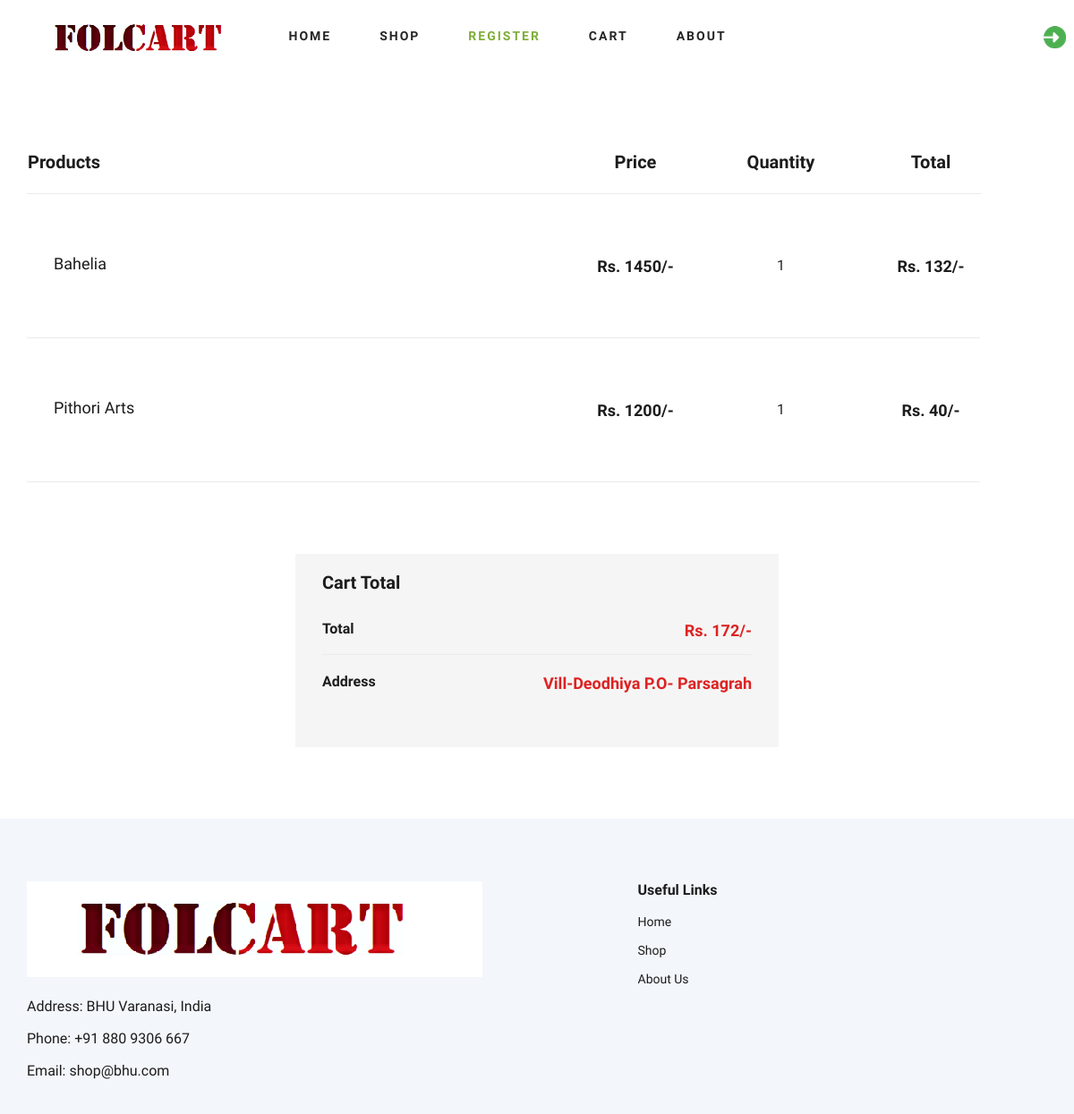
/account/52/, run on the app's committed database.
### website/models.py (models this page shows, shortened)
class ShoppingCart(models.Model):
	productid = models.ForeignKey(Product, on_delete = models.CASCADE, null = True, blank = True)
	quantity = models.IntegerField(default = 1)
	totalAmount = models.CharField(max_length = 20, null = True, blank = True)
	sessionid = models.ForeignKey(SessionMaster, on_delete = models.CASCADE, null = True, blank = True)
	ordermasterid = models.ForeignKey(OrderMaster, on_delete = models.CASCADE, null = True, blank = True)

class Product(models.Model):
	name = models.CharField(max_length=100, null= True, blank = True)
	categories = models.ForeignKey(Categories, on_delete = models.CASCADE, null = True, blank = True)
	mrp = models.CharField(max_length=10, null= True, blank = True)
	ship = models.ForeignKey(ShipTime, on_delete = models.CASCADE, null = True, blank = True)
	imageurl = models.URLField(null = True, blank = True)

class OrderMaster(models.Model):
	userid = models.ForeignKey(MyUser, on_delete = models.CASCADE, null = True, blank =True)
	ordertimedate = models.DateTimeField(auto_now_add = True)
	order_status = models.BooleanField(default = True)
	cartTotal = models.CharField(max_length = 20, null = True, blank = True)
	payment_id= models.CharField(max_length=100, null=True)

class MyUser(models.Model):
	user = models.OneToOneField(User, on_delete = models.CASCADE, null = True, blank = True)
	mobile = models.CharField(max_length=10, null = True, blank = True)
	address = models.CharField(max_length=500, null = True, blank = True)
	account_type = models.CharField(max_length = 100, null = True, blank = True)

### website/views.py (the view)
# urls.py: re_path('account/(?P<id>[\\w-]+)/$',views.whatiOrdered,name='whatordered'),
def whatiOrdered(request,id):
	orderedas = OrderMaster.objects.get(id=id)
	shoppedas = ShoppingCart.objects.filter(ordermasterid = orderedas)
	return render(request,'orderedbyme.html',{'orderedas':orderedas,'shoppedas':shoppedas})

### templates/orderedbyme.html (shortened to what this page needs)
<!DOCTYPE html>
<html lang="zxx">
<head>
    <link rel="stylesheet" href="/static/css/bootstrap.min.css" type="text/css">
    <link rel="stylesheet" href="/static/css/font-awesome.min.css" type="text/css">
    <link rel="stylesheet" href="/static/css/elegant-icons.css" type="text/css">
    <link rel="stylesheet" href="/static/css/nice-select.css" type="text/css">
    <link rel="stylesheet" href="/static/css/jquery-ui.min.css" type="text/css">
    <link rel="stylesheet" href="/static/css/owl.carousel.min.css" type="text/css">
    <link rel="stylesheet" href="/static/css/slicknav.min.css" type="text/css">
    <link rel="stylesheet" href="/static/css/style.css" type="text/css">
</head>
<body>
    <header class="header">
        <div class="container">
            <div class="row">
                <div class="col-lg-3">
                    <div class="header__logo">
                        <a href="/home"><img src="/static/img/logo.png" alt=""></a>
                    </div>
                </div>
                <div class="col-lg-9">
                    <nav class="header__menu">
                        <ul>
                            <li><a href="/home">Home</a></li>
                            <li><a href="/products">Shop</a></li>
                            <li class="active">
                                {% if user.is_authenticated %}
                                    <a href="/account/">Account</a>
                                {% else %}
                                    <a href="/register">Register</a>
                                {% endif %}
                            </li>
                            <li><a href="/shoppingcart">Cart</a></li>
                            <li><a href="/about">About</a></li>
                            <li style="left: 300px">
                                {% if user.is_authenticated %}
                                    <a href="/logout"><img src="/static/img/logout-01.png" alt="IMG-LOGOUT"></a>
                                {% else %}
                                    <a href="/login"><img src="/static/img/login-01.png" alt="IMG-LOGIN"></a>
                                {% endif %}
                            </li>
                        </ul>
                    </nav>
                </div>
            </div>
        </div>
    </header>
	<section class="shoping-cart spad">
        <div class="container">
            <div class="row">
                <form method="post" action="">{% csrf_token %}
                <div class="col-lg-12">
                    <div class="shoping__cart__table">
                        <table>
                            <thead>
                                <tr>
                                    <th class="shoping__product">Products</th>
                                    <th>Price</th>
                                    <th>Quantity</th>
                                    <th>Total</th>
                                    <th></th>
                                </tr>
                            </thead>
								{% for prod in shoppedas %}
							<tbody>
                                <tr>
									<td class="shoping__cart__item">
                                        <h5>{{prod.productid.name}}</h5>
                                    </td>
									<td class="shoping__cart__price">
                                        Rs. {{prod.productid.mrp}}/-
                                    </td>
                                    <td class="shoping__cart__quantity">
                                        {{prod.quantity}}
                                    </td>
                                    <td class="shoping__cart__total">
                                        Rs. {{prod.totalAmount}}/-
                                    </td>
                                </tr>
                            </tbody>
                                {% endfor %}
                        </table>
					</div>
				</div>
				</form>
			</div>
			<div class="col-lg-12" style="padding-left: 300px; padding-right: 300px;">
					<div class="shoping__checkout">
                        <h5>Cart Total</h5>
                        <ul>
                            <li>Total <span>Rs. {{orderedas.cartTotal}}/-</span></li>
                            <li>Address<span>{{orderedas.userid.address}}
                            </span></li>
                        </ul>
                    </div>
            </div>
		</div>
	</section>
    <footer class="footer spad">
        <div class="container">
            <div class="row">
                <div class="col-lg-6 col-md-6 col-sm-6">
                    <div class="footer__about">
                        <div class="footer__about__logo">
                            <a href="/home"><img src="/static/img/logo.png" alt=""></a>
                        </div>
                        <ul>
                            <li>Address: BHU Varanasi, India</li>
                            <li>Phone: +91 880 9306 667</li>
                            <li>Email: shop@bhu.com</li>
                        </ul>
                    </div>
                </div>
                <div class="col-lg-4 col-md-6 col-sm-6 offset-lg-1">
                    <div class="footer__widget">
                        <h6>Useful Links</h6>
                        <ul>
                            <li><a href="/home">Home</a></li>
                            <li><a href="/products">Shop</a></li>
                            <li><a href="/about">About Us</a></li>
                        </ul>
                    </div>
                </div>
            </div>
        </div>
    </footer>
</body>
</html>

### static/css/style.css (style rules this page uses)
html, body { height: 100%; font-family: "Cairo", sans-serif; -webkit-font-smoothing: antialiased; font-smoothing: antialiased; }
h1, h2, h3, h4, h5, h6 { margin: 0; color: #111111; font-weight: 400; font-family: "Cairo", sans-serif; }
h5 { font-size: 18px; }
h6 { font-size: 16px; }
img { max-width: 100%; }
ul, ol { padding: 0; margin: 0; }
.spad { padding-top: 100px; padding-bottom: 100px; }
.header__logo { padding: 15px 0; }
.header__logo a { display: inline-block; }
.header__menu { padding: 24px 0; }
.header__menu ul li { list-style: none; display: inline-block; margin-right: 50px; position: relative; }
.header__menu ul li.active a { color: #7fad39; }
.header__menu ul li:last-child { margin-right: 0; }
.header__menu ul li a { font-size: 14px; color: #252525; text-transform: uppercase; font-weight: 700; letter-spacing: 2px; -webkit-transition: all, 0.3s; -moz-transition: all, 0.3s; -ms-transition: all, 0.3s; -o-transition: all, 0.3s; transition: all, 0.3s; padding: 5px 0; display: block; }
.shoping-cart { padding-top: 80px; padding-bottom: 80px; }
.shoping__cart__table { margin-bottom: 30px; }
.shoping__cart__table table { width: 100%; text-align: center; }
.shoping__cart__table table thead tr { border-bottom: 1px solid #ebebeb; }
.shoping__cart__table table thead th { font-size: 20px; font-weight: 700; color: #1c1c1c; padding-bottom: 20px; }
.shoping__cart__table table thead th.shoping__product { text-align: left; }
.shoping__cart__table table tbody tr td { padding-top: 30px; padding-bottom: 30px; border-bottom: 1px solid #ebebeb; }
.shoping__cart__table table tbody tr td.shoping__cart__item { width: 630px; text-align: left; }
.shoping__cart__table table tbody tr td.shoping__cart__item h5 { color: #1c1c1c; display: inline-block; }
.shoping__cart__table table tbody tr td.shoping__cart__price { font-size: 18px; color: #1c1c1c; font-weight: 700; width: 100px; }
.shoping__cart__table table tbody tr td.shoping__cart__total { font-size: 18px; color: #1c1c1c; font-weight: 700; width: 110px; }
.shoping__cart__table table tbody tr td.shoping__cart__quantity { width: 225px; }
.shoping__checkout { background: #f5f5f5; padding: 30px; padding-top: 20px; margin-top: 50px; }
.shoping__checkout h5 { color: #1c1c1c; font-weight: 700; font-size: 20px; margin-bottom: 28px; }
.shoping__checkout ul { margin-bottom: 28px; }
.shoping__checkout ul li { font-size: 16px; color: #1c1c1c; font-weight: 700; list-style: none; overflow: hidden; border-bottom: 1px solid #ebebeb; padding-bottom: 13px; margin-bottom: 18px; }
.shoping__checkout ul li:last-child { padding-bottom: 0; border-bottom: none; margin-bottom: 0; }
.shoping__checkout ul li span { font-size: 18px; color: #dd2222; float: right; }
.footer { background: #F3F6FA; padding-top: 70px; padding-bottom: 0; }
.footer__about { margin-bottom: 30px; }
.footer__about ul li { font-size: 16px; color: #1c1c1c; line-height: 36px; list-style: none; }
.footer__about__logo { margin-bottom: 15px; }
.footer__about__logo a { display: inline-block; }
.footer__widget { margin-bottom: 30px; overflow: hidden; }
.footer__widget h6 { color: #1c1c1c; font-weight: 700; margin-bottom: 10px; }
.footer__widget ul { width: 50%; float: left; }
.footer__widget ul li { list-style: none; }
.footer__widget ul li a { color: #1c1c1c; font-size: 14px; line-height: 32px; }
@media only screen and (min-width: 1200px) { .container { max-width: 1170px; } }

### data on the page
ShoppingCart: productid.name "Bahelia", productid.mrp "1450", quantity "1", totalAmount "132"
ShoppingCart: productid.name "Pithori Arts", productid.mrp "1200", quantity "1", totalAmount "40"
OrderMaster: cartTotal "172", userid.address "Vill-Deodhiya P.O- Parsagrah"
